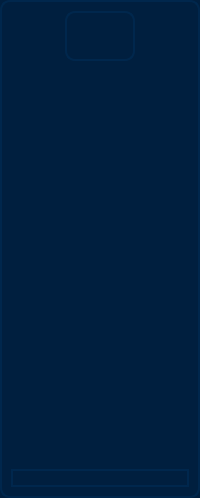
       <widget class="QWidget" name="widget" native="true">
        <property name="styleSheet">
         <string notr="true">/* styles.qss */

/* Style pour le widget principal (fenêtre) */
QWidget {
    background-color: #001f3f; /* Bleu foncé */
    color: white;
    border: 2px solid #00274d; /* Bordure légèrement plus foncée */
    border-radius: 10px; /* Coins arrondis */
}</string>
        </property>
        <layout class="QVBoxLayout" name="verticalLayout_3">
         <item>
          <layout class="QHBoxLayout" name="horizontalLayout_2">
           <item>
            <widget class="QLabel" name="label">
             <property name="minimumSize">
              <size>
               <width>70</width>
               <height>50</height>
              </size>
             </property>
             <property name="maximumSize">
              <size>
               <width>70</width>
               <height>50</height>
              </size>
             </property>
             <property name="text">
              <string/>
             </property>
             <property name="pixmap">
              <pixmap>../../OneDrive/Pictures/projet/387499943_313261994748138_6582694327079011443_n.png</pixmap>
             </property>
             <property name="scaledContents">
              <bool>true</bool>
             </property>
            </widget>
           </item>
          </layout>
         </item>
         <item>
          <layout class="QVBoxLayout" name="verticalLayout">
           <property name="spacing">
            <number>0</number>
           </property>
           <item>
            <widget class="QPushButton" name="pushButton">
             <property name="minimumSize">
              <size>
               <width>0</width>
               <height>0</height>
              </size>
             </property>
             <property name="styleSheet">
              <string notr="true">/* Style pour les QPushButton */
QPushButton {
    background-color: #001f3f; /* Utilise la même couleur que la fenêtre principale */
    color: white;
    border: 2px solid #001f3f; /* Utilise la même couleur pour la bordure */
    border-radius: 5px; /* Coins arrondis pour les boutons */
    padding: 8px;
}

/* Style pour les QPushButton au survol */
QPushButton:hover {
    background-color: #005cbf; /* Couleur plus claire au survol */
}

/* Style pour les QPushButton appuyés */
QPushButton:pressed {
    background-color: #003366; /* Couleur plus foncée lorsque le bouton est appuyé */
}</string>
             </property>
             <property name="text">
              <string/>
             </property>
             <property name="icon">
              <iconset>
               <normaloff>../../OneDrive/Pictures/projet/matriels.png</normaloff>../../OneDrive/Pictures/projet/matriels.png</iconset>
             </property>
             <property name="iconSize">
              <size>
               <width>40</width>
               <height>40</height>
              </size>
             </property>
             <property name="checkable">
              <bool>true</bool>
             </property>
             <property name="autoExclusive">
              <bool>true</bool>
             </property>
            </widget>
           </item>
           <item>
            <widget class="QPushButton" name="pushButton_3">
             <property name="styleSheet">
              <string notr="true">/* Style pour les QPushButton */
QPushButton {
    background-color: #001f3f; /* Utilise la même couleur que la fenêtre principale */
    color: white;
    border: 2px solid #001f3f; /* Utilise la même couleur pour la bordure */
    border-radius: 5px; /* Coins arrondis pour les boutons */
    padding: 8px;
}

/* Style pour les QPushButton au survol */
QPushButton:hover {
    background-color: #005cbf; /* Couleur plus claire au survol */
}

/* Style pour les QPushButton appuyés */
QPushButton:pressed {
    background-color: #003366; /* Couleur plus foncée lorsque le bouton est appuyé */
}</string>
             </property>
             <property name="text">
              <string/>
             </property>
             <property name="icon">
              <iconset>
               <normaloff>../../OneDrive/Pictures/projet/auditeur.png</normaloff>../../OneDrive/Pictures/projet/auditeur.png</iconset>
             </property>
             <property name="iconSize">
              <size>
               <width>30</width>
               <height>30</height>
              </size>
             </property>
             <property name="checkable">
              <bool>true</bool>
             </property>
             <property name="autoExclusive">
              <bool>true</bool>
             </property>
            </widget>
           </item>
           <item>
            <widget class="QPushButton" name="pushButton_4">
             <property name="styleSheet">
              <string notr="true">/* Style pour les QPushButton */
QPushButton {
    background-color: #001f3f; /* Utilise la même couleur que la fenêtre principale */
    color: white;
    border: 2px solid #001f3f; /* Utilise la même couleur pour la bordure */
    border-radius: 5px; /* Coins arrondis pour les boutons */
    padding: 8px;
}

/* Style pour les QPushButton au survol */
QPushButton:hover {
    background-color: #005cbf; /* Couleur plus claire au survol */
}

/* Style pour les QPushButton appuyés */
QPushButton:pressed {
    background-color: #003366; /* Couleur plus foncée lorsque le bouton est appuyé */
}</string>
             </property>
             <property name="text">
              <string/>
             </property>
             <property name="icon">
              <iconset>
               <normaloff>../../OneDrive/Pictures/projet/penalite.png</normaloff>../../OneDrive/Pictures/projet/penalite.png</iconset>
             </property>
             <property name="iconSize">
              <size>
               <width>40</width>
               <height>40</height>
              </size>
             </property>
             <property name="checkable">
              <bool>true</bool>
             </property>
             <property name="autoExclusive">
              <bool>true</bool>
             </property>
            </widget>
           </item>
           <item>
            <widget class="QPushButton" name="pushButton_5">
             <property name="styleSheet">
              <string notr="true">/* Style pour les QPushButton */
QPushButton {
    background-color: #001f3f; /* Utilise la même couleur que la fenêtre principale */
    color: white;
    border: 2px solid #001f3f; /* Utilise la même couleur pour la bordure */
    border-radius: 5px; /* Coins arrondis pour les boutons */
    padding: 8px;
}

/* Style pour les QPushButton au survol */
QPushButton:hover {
    background-color: #005cbf; /* Couleur plus claire au survol */
}

/* Style pour les QPushButton appuyés */
QPushButton:pressed {
    background-color: #003366; /* Couleur plus foncée lorsque le bouton est appuyé */
}</string>
             </property>
             <property name="text">
              <string/>
             </property>
             <property name="icon">
              <iconset>
               <normaloff>../../OneDrive/Pictures/projet/employe.png</normaloff>../../OneDrive/Pictures/projet/employe.png</iconset>
             </property>
             <property name="iconSize">
              <size>
               <width>40</width>
               <height>40</height>
              </size>
             </property>
             <property name="checkable">
              <bool>true</bool>
             </property>
             <property name="autoExclusive">
              <bool>true</bool>
             </property>
            </widget>
           </item>
           <item>
            <widget class="QPushButton" name="pushButton_2">
             <property name="styleSheet">
              <string notr="true">/* Style pour les QPushButton */
QPushButton {
    background-color: #001f3f; /* Utilise la même couleur que la fenêtre principale */
    color: white;
    border: 2px solid #001f3f; /* Utilise la même couleur pour la bordure */
    border-radius: 5px; /* Coins arrondis pour les boutons */
    padding: 8px;
}

/* Style pour les QPushButton au survol */
QPushButton:hover {
    background-color: #005cbf; /* Couleur plus claire au survol */
}

/* Style pour les QPushButton appuyés */
QPushButton:pressed {
    background-color: #003366; /* Couleur plus foncée lorsque le bouton est appuyé */
}</string>
             </property>
             <property name="text">
              <string/>
             </property>
             <property name="icon">
              <iconset>
               <normaloff>../../OneDrive/Pictures/projet/formation.png</normaloff>../../OneDrive/Pictures/projet/formation.png</iconset>
             </property>
             <property name="iconSize">
              <size>
               <width>50</width>
               <height>50</height>
              </size>
             </property>
             <property name="checkable">
              <bool>true</bool>
             </property>
             <property name="autoExclusive">
              <bool>true</bool>
             </property>
            </widget>
           </item>
           <item>
            <widget class="QPushButton" name="pushButton_6">
             <property name="styleSheet">
              <string notr="true">/* Style pour les QPushButton */
QPushButton {
    background-color: #001f3f; /* Utilise la même couleur que la fenêtre principale */
    color: white;
    border: 2px solid #001f3f; /* Utilise la même couleur pour la bordure */
    border-radius: 5px; /* Coins arrondis pour les boutons */
    padding: 8px;
}

/* Style pour les QPushButton au survol */
QPushButton:hover {
    background-color: #005cbf; /* Couleur plus claire au survol */
}

/* Style pour les QPushButton appuyés */
QPushButton:pressed {
    background-color: #003366; /* Couleur plus foncée lorsque le bouton est appuyé */
}</string>
             </property>
             <property name="text">
              <string/>
             </property>
             <property name="icon">
              <iconset>
               <normaloff>../../OneDrive/Pictures/projet/entreprise.png</normaloff>../../OneDrive/Pictures/projet/entreprise.png</iconset>
             </property>
             <property name="iconSize">
              <size>
               <width>35</width>
               <height>35</height>
              </size>
             </property>
             <property name="checkable">
              <bool>true</bool>
             </property>
             <property name="autoExclusive">
              <bool>true</bool>
             </property>
            </widget>
           </item>
          </layout>
         </item>
         <item>
          <spacer name="verticalSpacer">
           <property name="orientation">
            <enum>Qt::Vertical</enum>
           </property>
           <property name="sizeHint" stdset="0">
            <size>
             <width>20</width>
             <height>192</height>
            </size>
           </property>
          </spacer>
         </item>
         <item>
          <widget class="QPushButton" name="pushButton_7">
           <property name="text">
            <string/>
           </property>
           <property name="icon">
            <iconset>
             <normaloff>../../Downloads/login-xxl.png</normaloff>../../Downloads/login-xxl.png</iconset>
           </property>
           <property name="iconSize">
            <size>
             <width>30</width>
             <height>20</height>
            </size>
           </property>
          </widget>
         </item>
        </layout>
       </widget>
